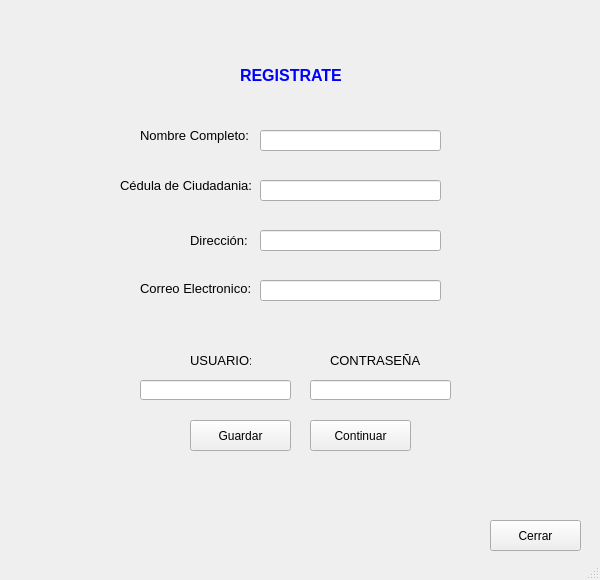
<?xml version="1.0" encoding="UTF-8"?>
<ui version="4.0">
 <class>MainWindow</class>
 <widget class="QMainWindow" name="MainWindow">
  <property name="geometry">
   <rect>
    <x>0</x>
    <y>0</y>
    <width>600</width>
    <height>580</height>
   </rect>
  </property>
  <property name="minimumSize">
   <size>
    <width>600</width>
    <height>580</height>
   </size>
  </property>
  <property name="maximumSize">
   <size>
    <width>600</width>
    <height>580</height>
   </size>
  </property>
  <property name="windowTitle">
   <string>- REGISTRATE -</string>
  </property>
  <widget class="QWidget" name="centralwidget">
   <widget class="QLabel" name="labelRegistrate">
    <property name="geometry">
     <rect>
      <x>240</x>
      <y>60</y>
      <width>121</width>
      <height>31</height>
     </rect>
    </property>
    <property name="font">
     <font>
      <pointsize>12</pointsize>
      <weight>75</weight>
      <bold>true</bold>
     </font>
    </property>
    <property name="styleSheet">
     <string notr="true">color: rgb(0, 0, 255);</string>
    </property>
    <property name="text">
     <string>REGISTRATE</string>
    </property>
   </widget>
   <widget class="QLabel" name="labelNombreCompleto">
    <property name="geometry">
     <rect>
      <x>140</x>
      <y>120</y>
      <width>121</width>
      <height>31</height>
     </rect>
    </property>
    <property name="font">
     <font>
      <pointsize>10</pointsize>
     </font>
    </property>
    <property name="text">
     <string>Nombre Completo:</string>
    </property>
   </widget>
   <widget class="QLabel" name="labelCedula">
    <property name="geometry">
     <rect>
      <x>120</x>
      <y>170</y>
      <width>141</width>
      <height>31</height>
     </rect>
    </property>
    <property name="font">
     <font>
      <pointsize>10</pointsize>
     </font>
    </property>
    <property name="text">
     <string>Cédula de Ciudadania:</string>
    </property>
   </widget>
   <widget class="QLabel" name="labelDireccion">
    <property name="geometry">
     <rect>
      <x>190</x>
      <y>230</y>
      <width>61</width>
      <height>21</height>
     </rect>
    </property>
    <property name="font">
     <font>
      <pointsize>10</pointsize>
     </font>
    </property>
    <property name="text">
     <string>Dirección:</string>
    </property>
   </widget>
   <widget class="QLabel" name="labelCorreoE">
    <property name="geometry">
     <rect>
      <x>140</x>
      <y>280</y>
      <width>121</width>
      <height>16</height>
     </rect>
    </property>
    <property name="font">
     <font>
      <pointsize>10</pointsize>
     </font>
    </property>
    <property name="text">
     <string>Correo Electronico:</string>
    </property>
   </widget>
   <widget class="QLineEdit" name="lineEditNombreCompleto">
    <property name="geometry">
     <rect>
      <x>260</x>
      <y>130</y>
      <width>181</width>
      <height>21</height>
     </rect>
    </property>
   </widget>
   <widget class="QLineEdit" name="lineEditCedula">
    <property name="geometry">
     <rect>
      <x>260</x>
      <y>180</y>
      <width>181</width>
      <height>21</height>
     </rect>
    </property>
    <property name="inputMethodHints">
     <set>Qt::ImhDigitsOnly</set>
    </property>
   </widget>
   <widget class="QLineEdit" name="lineEditDireccion">
    <property name="geometry">
     <rect>
      <x>260</x>
      <y>230</y>
      <width>181</width>
      <height>21</height>
     </rect>
    </property>
   </widget>
   <widget class="QLineEdit" name="lineEditEmail">
    <property name="geometry">
     <rect>
      <x>260</x>
      <y>280</y>
      <width>181</width>
      <height>21</height>
     </rect>
    </property>
   </widget>
   <widget class="QLabel" name="labelUsuario2">
    <property name="geometry">
     <rect>
      <x>190</x>
      <y>350</y>
      <width>61</width>
      <height>21</height>
     </rect>
    </property>
    <property name="font">
     <font>
      <pointsize>10</pointsize>
     </font>
    </property>
    <property name="text">
     <string>USUARIO:</string>
    </property>
   </widget>
   <widget class="QLabel" name="labelContra2">
    <property name="geometry">
     <rect>
      <x>330</x>
      <y>350</y>
      <width>91</width>
      <height>21</height>
     </rect>
    </property>
    <property name="font">
     <font>
      <pointsize>10</pointsize>
     </font>
    </property>
    <property name="text">
     <string>CONTRASEÑA:</string>
    </property>
   </widget>
   <widget class="QLineEdit" name="lineEditRegUsuario">
    <property name="geometry">
     <rect>
      <x>140</x>
      <y>380</y>
      <width>151</width>
      <height>20</height>
     </rect>
    </property>
   </widget>
   <widget class="QLineEdit" name="lineEditRegContra">
    <property name="geometry">
     <rect>
      <x>310</x>
      <y>380</y>
      <width>141</width>
      <height>20</height>
     </rect>
    </property>
   </widget>
   <widget class="QPushButton" name="btnRegGuardar">
    <property name="geometry">
     <rect>
      <x>190</x>
      <y>420</y>
      <width>101</width>
      <height>31</height>
     </rect>
    </property>
    <property name="text">
     <string>Guardar</string>
    </property>
   </widget>
   <widget class="QPushButton" name="btnRegContinuar">
    <property name="geometry">
     <rect>
      <x>310</x>
      <y>420</y>
      <width>101</width>
      <height>31</height>
     </rect>
    </property>
    <property name="text">
     <string>Continuar</string>
    </property>
   </widget>
   <widget class="QPushButton" name="btnRegCerrar">
    <property name="geometry">
     <rect>
      <x>490</x>
      <y>520</y>
      <width>91</width>
      <height>31</height>
     </rect>
    </property>
    <property name="text">
     <string>Cerrar</string>
    </property>
   </widget>
  </widget>
  <widget class="QStatusBar" name="statusbar"/>
 </widget>
 <resources/>
 <connections/>
</ui>
